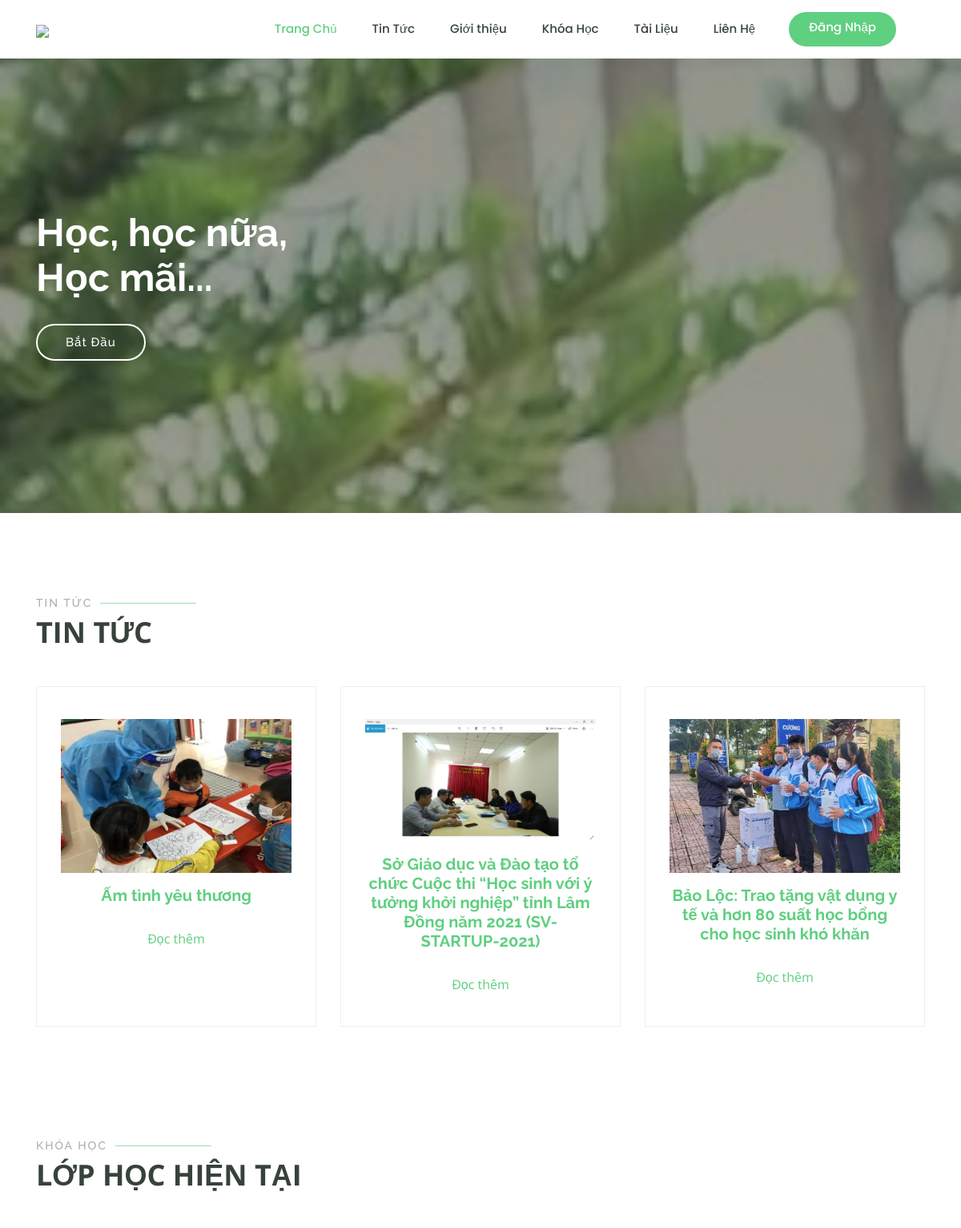
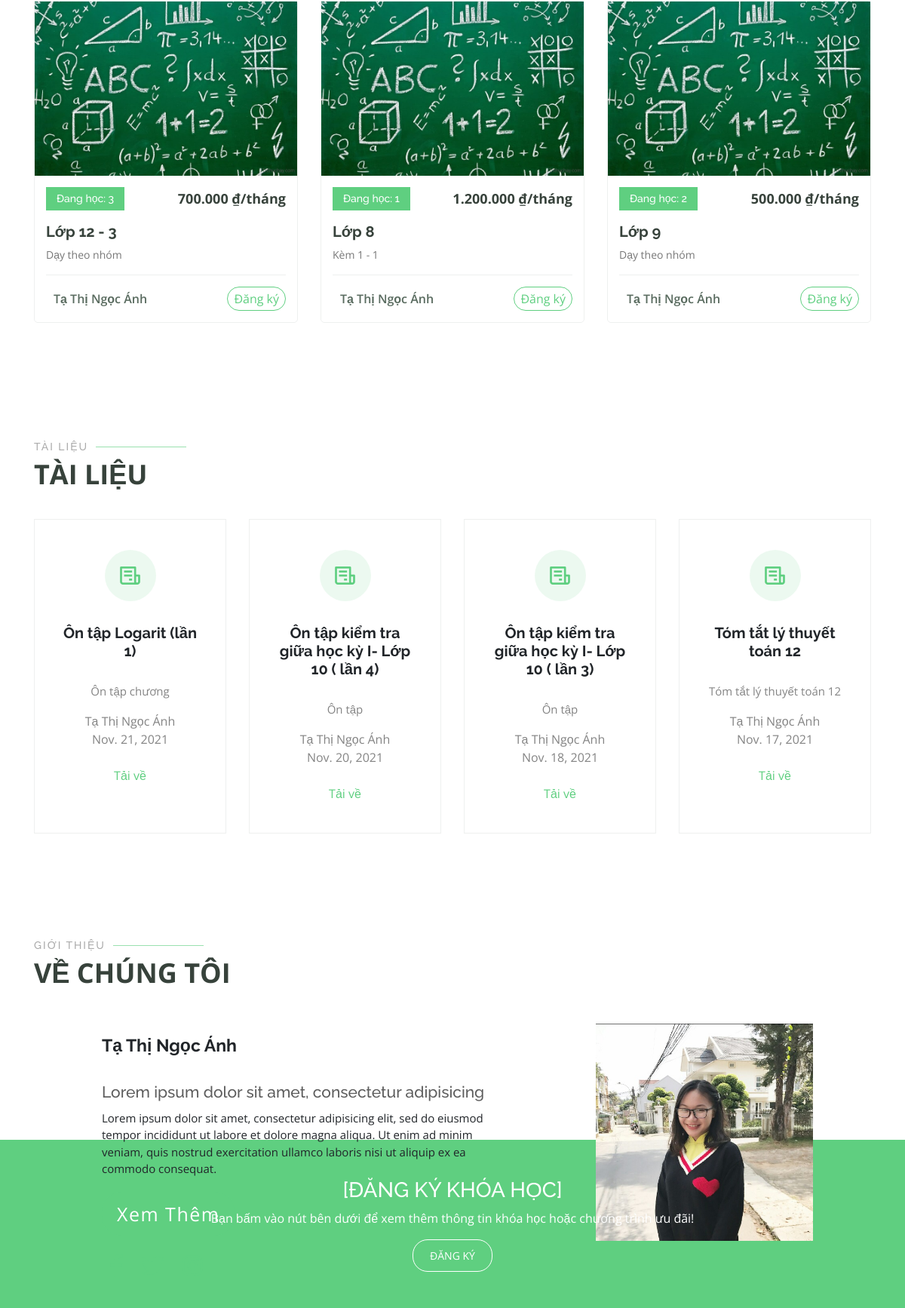
The page / (upper part) on the database its author committed (2 pictures, top to bottom).
### home/models.py (models this page shows, shortened)
class News(models.Model):
    headline     = models.CharField("Tiêu đề",max_length=1000)
    pubday       = models.DateField("Ngày đăng")
    content      = models.TextField("Nội dung")
    link         = models.CharField("Link bài viết",max_length=10000,default='')
    image        = models.ImageField(null=True)
    class Meta:
        ordering = ['-id']
        db_table = "News"

class Course(models.Model):
    headline        = models.CharField("Tiêu đề",max_length=50)
    number_students = models.CharField("Số học sinh",max_length=50, default='')
    pubday          = models.DateField("Ngày đăng")
    name_teacher    = models.ForeignKey(Teacher, on_delete=models.CASCADE)
    content      = models.CharField("Nội dung khóa học",max_length=100,default='')
    old_price       = models.CharField("Giá cũ",max_length=25, default='')
    new_price       = models.CharField("Giá mới",max_length=25, default='')
    image           = models.ImageField(null=True)
    class Meta:
        db_table = "Course"

class Teacher(models.Model):
    first_name  = models.CharField("Họ",max_length=30)
    last_name   = models.CharField("Tên",max_length=30)
    email       = models.EmailField("Email")
    image       = models.ImageField(null=True)
    def __str__(self):
        return "%s %s" % (self.first_name, self.last_name)
    class Meta:
        db_table = "Teacher"

class Document(models.Model):
    headline     = models.CharField("Tiêu đề",max_length=50)
    pubday       = models.DateField("Ngày đăng")
    name_teacher = models.ForeignKey(Teacher, on_delete=models.CASCADE)
    content      = models.TextField("Nội dung",default='')
    file = models.FileField(default='',upload_to='')
    class Meta:
        ordering = ['-id']
        db_table = "Document"

### home/views.py (the view)
# urls.py: url(r'^$', views.index, name ="index"),
def index(request):
    news = News.objects.all().order_by('-id')[0:3]
    documents = Document.objects.all().order_by('-id')[0:4]
    courses = Course.objects.all().order_by('-id')[0:3]
    teachers = Teacher.objects.all()
    return render(
        request=request,
        template_name="index.html",
        context={
            'courses': courses,
            'news': news,
            'documents':documents,
            'teachers':teachers,
        }
    )

### home/templates/index.html (shortened to what this page needs)
<!DOCTYPE html>
<html lang="en">
<head>
  {% load static %}
  <link rel="stylesheet" type="text/css" href="{% static 'assets/vendor/bootstrap/css/bootstrap.min.css'%}">
  <link rel="stylesheet" type="text/css" href="{% static 'assets/vendor/icofont/icofont.min.css'%}">
  <link rel="stylesheet" type="text/css" href="{% static 'assets/vendor/boxicons/css/boxicons.min.css'%}">
  <link rel="stylesheet" type="text/css" href="{% static 'assets/vendor/remixicon/remixicon.css'%}">
  <link rel="stylesheet" type="text/css" href="{% static 'assets/vendor/owl.carousel/assets/owl.carousel.min.css'%}">
  <link rel="stylesheet" type="text/css" href="{% static 'assets/vendor/animate.css/animate.min.css'%}">
  <link rel="stylesheet" type="text/css" href="{% static 'assets/vendor/aos/aos.css'%}">
  <link rel="stylesheet" href="https://cdnjs.cloudflare.com/ajax/libs/font-awesome/5.15.4/css/all.min.css">
  <link rel="stylesheet" type="text/css" href="{% static 'assets/css/style.css'%}">
  <link rel="stylesheet" type="text/css" href="https://cdnjs.cloudflare.com/ajax/libs/font-awesome/6.0.0-beta2/css/all.min.css">
</head>
<body>
  <header id="header" class="fixed-top">
    <div class="container d-flex align-items-center" >
      <h1 class="logo mr-auto"><a href="{% url 'index'%}" style="font-weight: bold;"><img src="{% static 'assets/img/logo.png' %}"></h1>
      <nav class="nav-menu d-none d-lg-block" style="padding-right: 2vh;">
        <ul>
          <li class="active"><a href="{% url 'index'%}">Trang Chủ</a></li>
          <li><a href="{% url 'news'%}">Tin Tức</a></li>
          <li><a href="{% url 'about'%}">Giới thiệu</a></li>
          <li><a href="{% url 'course'%}">Khóa Học</a></li>
          <li><a href="{% url 'documents'%}">Tài Liệu</a></li>
          <li><a href="{% url 'contact'%}">Liên Hệ</a></li>
          {% if user.is_authenticated %}
            <li class="drop-down  hover-user"><a href="">{{user.username}}</a>
              <ul>
                <li>
                      <a href="{% url 'logout_user'%}" class="signin"> Đăng xuất</a>
            {% else %}
                      <a href="{% url 'login_user'%}" class="get-started-btn" style="color: white;">Đăng Nhập</a>
              </ul>
          {% endif %}
      </nav>
    </div>
  </header>
  <section id="hero" class="d-flex justify-content-center align-items-center">
    <div class="container position-relative" data-aos="zoom-in" data-aos-delay="100">
      <h1>Học, học nữa,<br>Học mãi...</h1>
      <a href="{% url 'course'%}" class="btn-get-started">Bắt Đầu</a>
    </div>
  </section>
  <section id="why-us" class="why-us" >
    <div class="container" data-aos="fade-up" style="padding-top: 6vh;">
      <div class="section-title">
        <h2>Tin Tức</h2>
        <p>Tin tức</p>
      </div>
      <div class="row">
        <div class="col-lg-12 d-flex align-items-stretch" data-aos="zoom-in" data-aos-delay="100">
          <div class="icon-boxes d-flex flex-column justify-content-center">
            <div class="row">
              {% for news in news %}
                <div class="col-xl-4 d-flex align-items-stretch">
                  <div class="icon-box mt-4 mt-xl-0" >
                    <img src="{{news.image.url}}" alt="" style="width: 100%; padding-bottom: 2vh; ">
                    <a href="{% url 'news-detail' news_id=news.id%}"><h4>{{news.headline}}</h4></a>
                    <div class="rm-newsdt">
                        <a href="{% url 'news-detail' news_id=news.id%}">Đọc thêm</a> <br>
                    </div>
                  </div>
                </div>
              {% endfor %}
            </div>
          </div>
        </div>
      </div>
    </div>
  </section>
  <section id="popular-courses" class="courses">
      <div class="container" data-aos="fade-up">
        <div class="section-title">
          <h2>Khóa Học</h2>
          <p>Lớp Học Hiện Tại</p>
        </div>
        <div class="row" data-aos="zoom-in" data-aos-delay="100">
          {% for course in courses %}
            <div class="col-lg-4 col-md-6 d-flex align-items-stretch">
              <div class="course-item">
                <img src="{{course.image.url}}" alt="..." width="348" height="231">
                <div class="course-content">
                  <div class="d-flex justify-content-between align-items-center mb-3">
                    <h4>Đang học: {{course.number_students}} </h4>
                    <p class="price">{{course.new_price}} ₫/tháng</p>
                  </div>
                  <h3><a href="{% url 'signup_course' course_id=course.id %}">{{course.headline}}</a></h3>
                  <p>{{course.content}}</p>
                  <div class="trainer d-flex justify-content-between align-items-center">
                    <div class="trainer-profile d-flex align-items-center">
                      <span>{{course.name_teacher}}</span>
                    </div>
                    <div class="trainer-rank d-flex align-items-center">
                      <a href="{% url 'signup_course' course_id=course.id %}" style="border: 1px solid #5fcf80; padding: 3px 1vh; border-radius: 25px; font-size: 16px;">Đăng ký</a>
                    </div>
                  </div>
                </div>
              </div>
            </div>
          {% endfor %}
        </div>
      </div>
    </section>
  <main id="main" data-aos="fade-up">
    <div class="tintucgiaoduc">
      <div class="container">
        <div class="section-title" style="padding-bottom: 0;">
          <h2>TÀI LIỆU</h2>
          <p>TÀI LIỆU</p>
        </div>
        <section id="why-us" class="why-us" style="padding-top: 2rem;">
          <div class="icon-boxes d-flex flex-column justify-content-center">
            <div class="row">
              {% for document in documents %}
                <div class="col-xl-3 d-flex align-items-stretch">
                  <div class="icon-box mt-4 mt-xl-0">
                    <i class="bx bx-receipt"></i>
                    <h4>{{document.headline}}</h4>
                    <p>{{document.content}}</p>
                    <span style="color: #848484;">{{document.name_teacher}}</span> <br>
                    <span style="color: #848484;">{{document.pubday}}</span> <br> <br>
                    {% if user.is_authenticated %}
                      <div class="rm-doc">
                        <a href="{{document.file.url}}" target="_blank">Tải về</a>
                      </div>
                    {% else %}
                    <div class="rm-doc" >
                      <a href="##" title="Vui lòng đăng nhập để tải về">Tải về</a>
                    </div>
                    {% endif %}
                  </div>
                </div>
              {% endfor %}
            </div>
          </div>
        </section>
      </div>
    </div>
  </main>
  <section id="about_us" data-aos="zoom-in">
		<div class="about_us  wow fadeInUp">
			<div class="container">
        <div class="section-title">
          <h2>Giới thiệu</h2>
          <p>Về chúng tôi</p>
        </div>
      </div>
			<div class="image-section">
				<img src="{% static 'assets/img/img-ngocanh2.jpg' %}">
			</div>
			<div class="container boxcon">
				<div class="content-section">
					<div class="title">
						<h1 style="font-weight: bold; font-size: 23px;">Tạ Thị Ngọc Ánh</h1>
					</div>
					<div class="content">
						<h3>Lorem ipsum dolor sit amet, consectetur adipisicing</h3>
						<p>Lorem ipsum dolor sit amet, consectetur adipisicing elit, sed do eiusmod
							tempor incididunt ut labore et dolore magna aliqua. Ut enim ad minim veniam,
							quis nostrud exercitation ullamco laboris nisi ut aliquip ex ea commodo
							consequat.</p>
						<div class="button">
							<a href="">Xem Thêm</a>
						</div>
					</div>
					<div class="social">
						<a href=""><i class="fab fa-facebook-f"></i></a>
						<a href=""><i class="fab fa-twitter"></i></a>
						<a href=""><i class="fab fa-instagram"></i></a>
					</div>
				</div>
			</div>
		</div>
	</section>
  <div class="promotion-under text-xs-center">
    <div class="container">
      <div class="col-md-12 text-center">
        <h3 class="text-uppercase">
          [ĐĂNG KÝ KHÓA HỌC]
        </h3>
        <p>Bạn bấm vào nút bên dưới để xem thêm thông tin khóa học hoặc chương trình ưu đãi!</p>
        <a href="{% url 'course'%}" target="_blank" class="register_course  wow swing" data-wow-iteration="2">ĐĂNG KÝ</a>
      </div>
    </div>
  </div>
</body>
</html>

### rows shown on the page
News: image (picture), headline "Ấm tình yêu thương"
News: image (picture), headline "Sở Giáo dục và Đào tạo tổ chức Cuộc thi “Học sinh với ý tưởng khởi nghiệp” tỉnh Lâm Đồng năm 2021 (SV-STARTUP-2021)"
News: image (picture), headline "Bảo Lộc: Trao tặng vật dụng y tế và hơn 80 suất học bổng cho học sinh khó khăn"
Course: image (picture), number_students "3", new_price "700.000", headline "Lớp 12 - 3", content "Dạy theo nhóm", name_teacher "Tạ Thị Ngọc Ánh"
Course: image (picture), number_students "1", new_price "1.200.000", headline "Lớp 8", content "Kèm 1 - 1", name_teacher "Tạ Thị Ngọc Ánh"
Course: image (picture), number_students "2", new_price "500.000", headline "Lớp 9", content "Dạy theo nhóm", name_teacher "Tạ Thị Ngọc Ánh"
Document: headline "Ôn tập Logarit (lần 1)", content "Ôn tập chương", name_teacher "Tạ Thị Ngọc Ánh", pubday "Nov. 21, 2021"
Document: headline "Ôn tập kiểm tra giữa học kỳ I- Lớp 10 ( lần 4)", content "Ôn tập", name_teacher "Tạ Thị Ngọc Ánh", pubday "Nov. 20, 2021"
Document: headline "Ôn tập kiểm tra giữa học kỳ I- Lớp 10 ( lần 3)", content "Ôn tập", name_teacher "Tạ Thị Ngọc Ánh", pubday "Nov. 18, 2021"
Document: headline "Tóm tắt lý thuyết toán 12", content "Tóm tắt lý thuyết toán 12", name_teacher "Tạ Thị Ngọc Ánh", pubday "Nov. 17, 2021"
